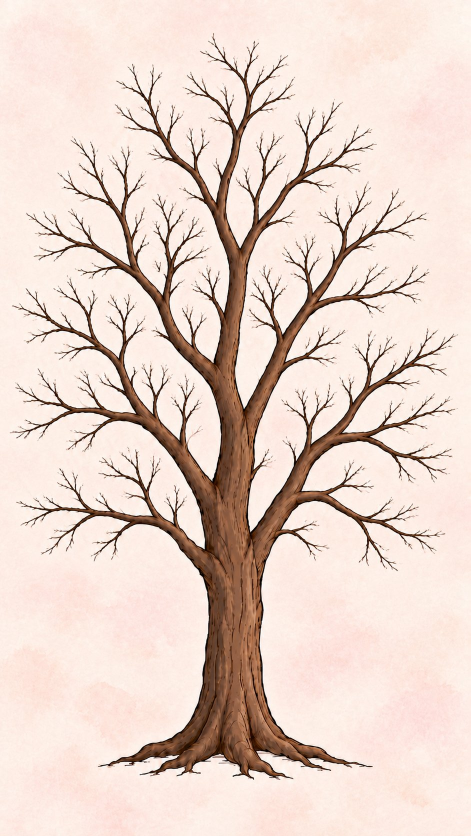
#> input picture src/assets/cherry-tree.jpg, 941 x 1672 px (shown at 1/2 size)
$ python tree-mounts.py ../src/assets/cherry-tree.jpg
#> lines starting #> are read from the running program, lines starting #| are printed output that depends on the picture; after the words box and inside, x2 and y2 are one past the last pixel; in counts of white or black regions, pixels touching at a corner belong together
"""
Finds the blossom "mount points" on the bare cherry tree illustration and
writes them to src/assets/cherry-tree-mounts.json, for the cherry tree home
scene (src/components/CherryTree.tsx).

Run again whenever the tree art changes:

    pip install pillow numpy scikit-image scipy
    python scripts/tree-mounts.py [--preview out.png]

How: the branches are everything clearly darker than the paper. Their
skeleton (centre lines), weighted by how thin the branch is there, gives the
candidate spots; blossoms grow on twigs and smaller branches, not on the
trunk. A greedy pass over them in random order keeps only spots at least
MIN_SPACING apart, so blossoms cover the tree evenly instead of clumping.
Each spot also gets the branch's local direction, so leaves can sprout off it
at a sensible angle.
"""

import json
import math
import sys
from pathlib import Path

import numpy as np
from PIL import Image, ImageDraw
from scipy import ndimage
from skimage.morphology import skeletonize

ROOT = Path(__file__).resolve().parent.parent
SRC = ROOT / "src/assets/cherry-tree.jpg"
OUT = ROOT / "src/assets/cherry-tree-mounts.json"

# Paper is ~240 luminance; ink and bark are well below.
BRANCH_LUM = 215
# Half-width (px) above which a branch counts as a bough/trunk: no blossoms.
MAX_HALF_WIDTH = 9
# Nothing lower than this (the bare trunk and roots).
MAX_Y = 1180
# Minimum distance between two mount points, in image px.
MIN_SPACING = 15


def main() -> None:
    img = Image.open(SRC).convert("RGB")
#> img is the input picture: PIL image 941x1672 RGB; mean R, G, B 230.4, 211, 201.1
    rgb = np.asarray(img).astype(int)
    lum = (rgb[..., 0] * 299 + rgb[..., 1] * 587 + rgb[..., 2] * 114) // 1000
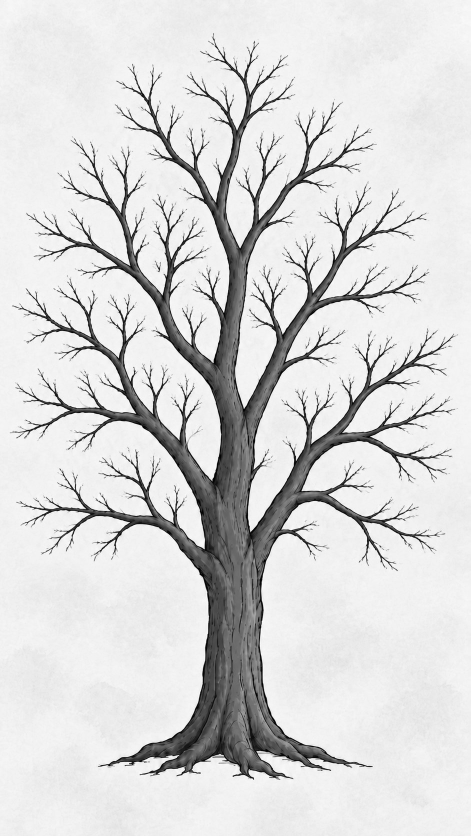
#> lum: shape (1672, 941) int64 (shown at 1/2 size); min 0, max 255, mean 215.2

    mask = ndimage.binary_opening(lum < BRANCH_LUM, iterations=1)
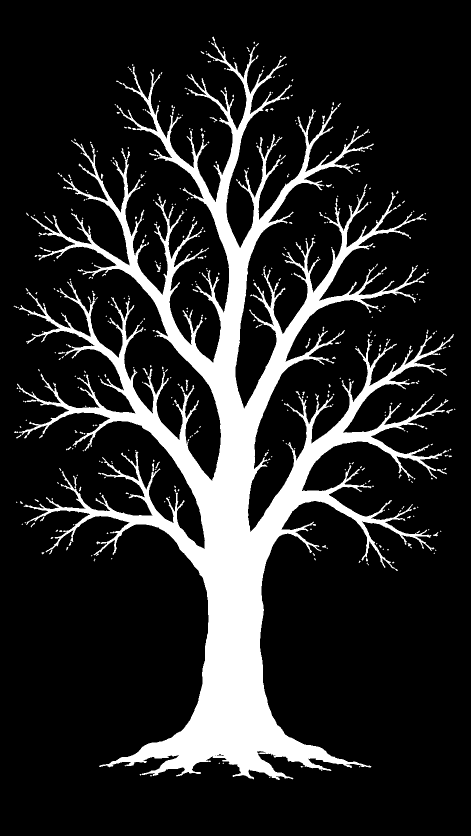
#> mask: shape (1672, 941) bool (shown at 1/2 size); 15.7% white; 450 white regions (367 under 20 px), largest, box (x1, y1, x2, y2) and area: (34, 73, 908, 1560) 241911, (312, 528, 322, 544) 70, (52, 673, 72, 688) 68
    mask = ndimage.binary_closing(mask, iterations=2)
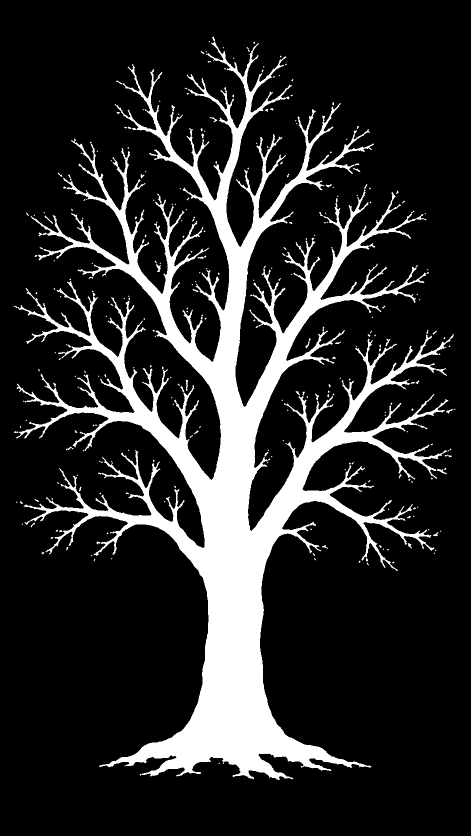
#> mask: shape (1672, 941) bool (shown at 1/2 size); 16% white; 245 white regions (202 under 20 px), largest, box (x1, y1, x2, y2) and area: (27, 73, 908, 1560) 249044, (312, 528, 322, 544) 78, (874, 938, 894, 949) 77
    half_width = ndimage.distance_transform_edt(mask)
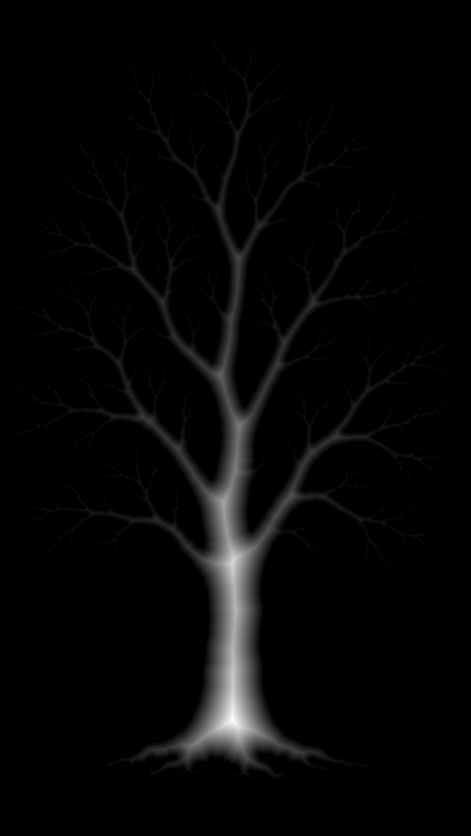
#> half_width: shape (1672, 941) float64 (shown at 1/2 size); min 0, max 77.62, mean 2; drawn with min black and max white
    skeleton = skeletonize(mask)
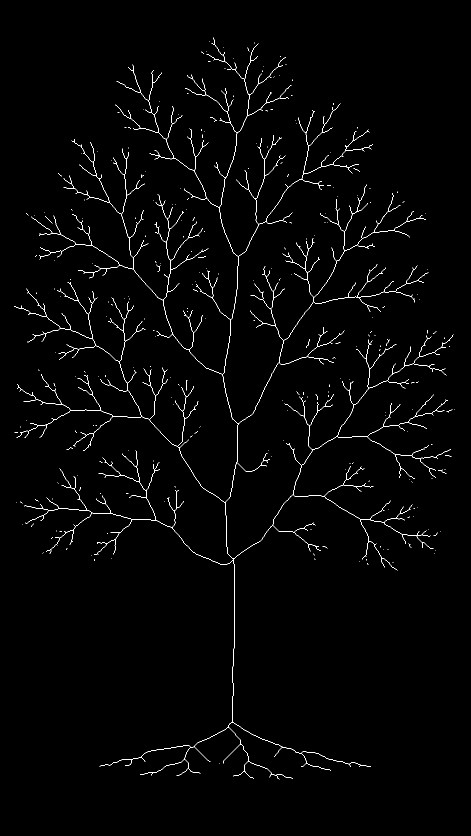
#> skeleton: shape (1672, 941) bool (shown at 1/2 size); 1.2% white in thin lines or dots, all inside (x1, y1, x2, y2) = (28, 75, 910, 1559)

    ys, xs = np.nonzero(skeleton)
#> ys = 19508 values from 75 to 1558; xs = 19508 values, max 909 at index 12589, min 28 at index 8454, mean 458
    keep = (half_width[ys, xs] <= MAX_HALF_WIDTH) & (ys < MAX_Y)
    ys, xs = ys[keep], xs[keep]
#> ys = 15392 values from 75 to 1140; xs = 15392 values, max 909 at index 11325, min 28 at index 7901, mean 455.9

    # Local branch direction from the skeleton's neighbourhood (principal axis).
    sk_ys, sk_xs = np.nonzero(skeleton)
#> sk_ys = 19508 values from 75 to 1558; sk_xs = 19508 values, max 909 at index 12589, min 28 at index 8454, mean 458
    sk_set = set(zip(sk_ys.tolist(), sk_xs.tolist()))
#> sk_set = 19508 items

    def direction(y: int, x: int) -> float:
        pts = [
            (yy, xx)
            for yy in range(y - 6, y + 7)
            for xx in range(x - 6, x + 7)
            if (yy, xx) in sk_set
        ]
        if len(pts) < 3:
            return 0.0
        a = np.array(pts, dtype=float)
        a -= a.mean(0)
        _, vecs = np.linalg.eigh(a.T @ a)
        dy, dx = vecs[:, -1]
        return math.atan2(dy, dx)

    rng = np.random.default_rng(7)
    order = rng.permutation(len(xs))
#> order = 15392 values, max 15391 at index 11817, min 0 at index 5860, mean 7695.5
    cell = MIN_SPACING
    grid: dict[tuple[int, int], list[tuple[int, int]]] = {}
    mounts: list[list[float]] = []
    for i in order:
        x, y = int(xs[i]), int(ys[i])
        gx, gy = x // cell, y // cell
        clash = any(
            (x - px) ** 2 + (y - py) ** 2 < MIN_SPACING**2
            for ox in (-1, 0, 1)
            for oy in (-1, 0, 1)
            for px, py in grid.get((gx + ox, gy + oy), [])
        )
        if clash:
            continue
        grid.setdefault((gx, gy), []).append((x, y))
        mounts.append([x, y, round(direction(y, x), 2)])
#> this loop made 15392 passes
#> (i, x, y, gx, gy, clash, vecs in direction, dy in direction) on passes 1 to 3: (5450, 286, 481, 19, 32, False, [[-0.34, -0.94], [-0.94, 0.34]], -0.94), (8991, 386, 679, 25, 45, False, [[-0.0607, -0.998], [-0.998, 0.0607]], -0.998), (10434, 801, 769, 53, 51, False, [[0.696, -0.718], [-0.718, -0.696]], -0.718)
#> after the loop, grid = 762 items; mounts = 774 items, first 6: [286, 481, -1.22], [386, 679, -1.51], [801, 769, -2.34], [538, 190, -1.03], [147, 713, -0.81], [453, 203, -1.78]

    # Stable, readable output: top to bottom, left to right. The scene picks
    # its own seeded order to grow them in.
    mounts.sort(key=lambda m: (m[1], m[0]))
    OUT.write_text(
        json.dumps(
            {"width": img.width, "height": img.height, "mounts": mounts},
            separators=(",", ":"),
        )
        + "\n"
    )
    print(f"{len(mounts)} mount points -> {OUT.relative_to(ROOT)}")
#| 774 mount points -> src/assets/cherry-tree-mounts.json

    if "--preview" in sys.argv:
        preview = img.copy()
        draw = ImageDraw.Draw(preview)
        for x, y, _ in mounts:
            draw.ellipse([x - 5, y - 5, x + 5, y + 5], fill=(236, 120, 160))
        preview.save(sys.argv[sys.argv.index("--preview") + 1])


if __name__ == "__main__":
    main()
